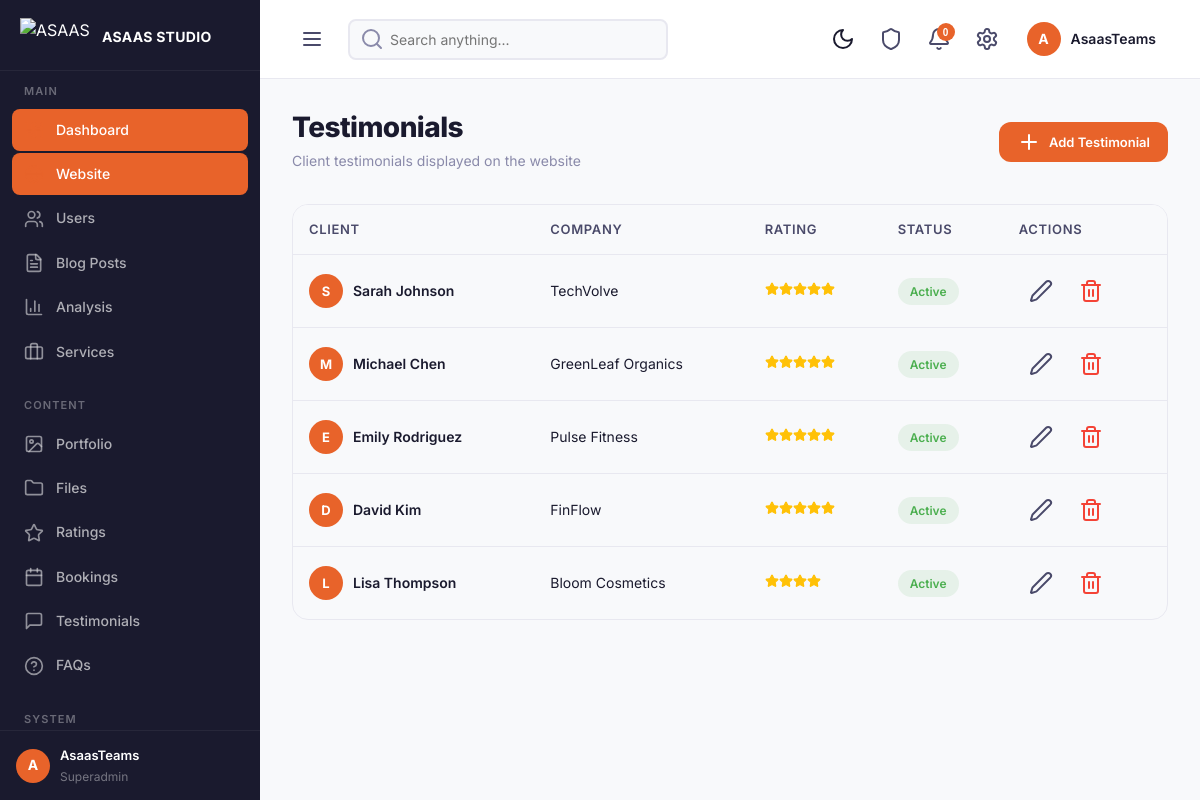
The app's page /admin/testimonials.php (signed in), older data.
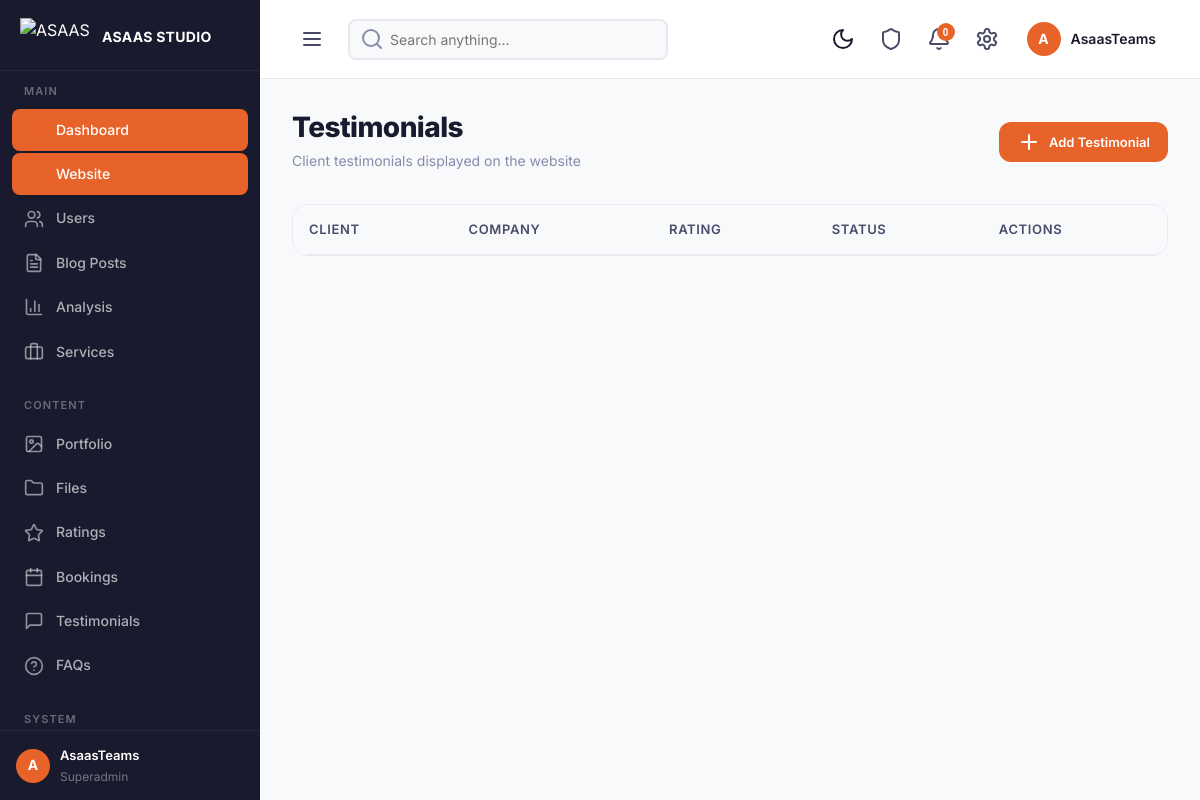
The same page, newer data.
### tables this page shows
CREATE TABLE testimonials (
    id INT PRIMARY KEY AUTO_INCREMENT,
    name VARCHAR(100) NOT NULL,
    position VARCHAR(100) DEFAULT NULL,
    company VARCHAR(255) DEFAULT NULL,
    avatar VARCHAR(500) DEFAULT NULL,
    content TEXT NOT NULL,
    rating TINYINT DEFAULT NULL,
    is_active TINYINT(1) DEFAULT 1,
    sort_order INT DEFAULT 0,
    created_at TIMESTAMP DEFAULT CURRENT_TIMESTAMP,
    updated_at TIMESTAMP DEFAULT CURRENT_TIMESTAMP ON UPDATE CURRENT_TIMESTAMP,
    INDEX idx_active (is_active)
);

### config/database.php (called while the page is built, shortened)
<?php
class Database
{
    private static $instance = null;
    private $pdo;
    private function __construct()
    {
        try {
            $dsn = "mysql:host=" . DB_HOST . ";dbname=" . DB_NAME . ";charset=" . DB_CHARSET;
            $options = [
                PDO::ATTR_ERRMODE => PDO::ERRMODE_EXCEPTION,
                PDO::ATTR_DEFAULT_FETCH_MODE => PDO::FETCH_ASSOC,
                PDO::ATTR_EMULATE_PREPARES => false,
                PDO::MYSQL_ATTR_INIT_COMMAND => "SET NAMES utf8mb4 COLLATE utf8mb4_unicode_ci; SET time_zone = '+01:00'"
            ];
            $this->pdo = new PDO($dsn, DB_USER, DB_PASS, $options);
        } catch (PDOException $e) {
            error_log("Database Connection Failed: " . $e->getMessage());
            die("Database connection failed. Please try again later.");
        }
    }
    public static function getInstance()
    {
        if (self::$instance === null) {
            self::$instance = new self();
        }
        return self::$instance;
    }
    public function getConnection()
    {
        return $this->pdo;
    }
}

### config/functions.php (called while the page is built, shortened)
<?php
require_once __DIR__ . '/../config/database.php';
function getCurrentUserName() {
    return $_SESSION['user_name'] ?? 'Guest';
}
function getCurrentUserRole() {
    return $_SESSION['user_role'] ?? '';
}
function getUnreadNotificationCount($userId) {
    $db = Database::getInstance()->getConnection();
    $stmt = $db->prepare("SELECT COUNT(*) FROM notifications WHERE user_id = ? AND is_read = 0");
    $stmt->execute([$userId]);
    return (int)$stmt->fetchColumn();
}

### admin/testimonials.php (the view, shortened to what this page needs)
<?php require_once __DIR__ . '/../config/functions.php'; startSession(); requireAdmin(); $pageTitle = 'Testimonials'; require __DIR__ . '/../includes/admin-header.php';
$db = Database::getInstance()->getConnection();
$testimonials = $db->query("SELECT * FROM testimonials ORDER BY sort_order ASC")->fetchAll();
?>
<div class="page-header fade-in-up">
    <div>
        <h1 class="page-title">Testimonials</h1>
        <p class="page-subtitle">Client testimonials displayed on the website</p>
    </div>
    <div class="page-actions">
        <button class="btn btn-primary btn-sm" data-modal="newTestimonialModal"><i data-lucide="plus" size="16"></i> Add Testimonial</button>
    </div>
</div>
<div class="table-container reveal">
    <table class="table">
        <thead><tr><th>Client</th><th>Company</th><th>Rating</th><th>Status</th><th>Actions</th></tr></thead>
        <tbody>
            <?php foreach ($testimonials as $t): ?>
                <tr>
                    <td>
                        <div style="display:flex;align-items:center;gap:10px">
                            <div style="width:34px;height:34px;border-radius:50%;background:var(--primary);display:flex;align-items:center;justify-content:center;color:white;font-weight:700;font-size:13px"><?= strtoupper($t['name'][0]) ?></div>
                            <span style="font-weight:600"><?= htmlspecialchars($t['name']) ?></span>
                        </div>
                    </td>
                    <td><?= htmlspecialchars($t['company'] ?? '-') ?></td>
                    <td><?php for ($i = 0; $i < ($t['rating'] ?? 5); $i++): ?><i data-lucide="star" width="14" height="14" fill="#FFC107" color="#FFC107" style="display:inline"></i><?php endfor; ?></td>
                    <td><span class="badge badge-<?= $t['is_active'] ? 'success' : 'error' ?>"><?= $t['is_active'] ? 'Active' : 'Hidden' ?></span></td>
                    <td>
                        <div style="display:flex;gap:6px">
                            <button class="btn btn-ghost btn-icon btn-sm"><i data-lucide="edit-2" size="14"></i></button>
                            <button class="btn btn-ghost btn-icon btn-sm" style="color:#F44336"><i data-lucide="trash-2" size="14"></i></button>
                        </div>
                    </td>
                </tr>
            <?php endforeach; ?>
        </tbody>
    </table>
</div>
</body></html>

### includes/admin-header.php (shortened to what this page needs)
<!DOCTYPE html>
<html lang="en">
<head>
    <link rel="stylesheet" href="<?= BASE_URL ?>assets/css/main.css">
    <link rel="stylesheet" href="<?= BASE_URL ?>assets/css/admin.css">
    <link rel="stylesheet" href="<?= BASE_URL ?>assets/css/animations.css">
</head>
<body>
<div class="admin-layout">
    <aside class="admin-sidebar" id="admin-sidebar">
        <div class="sidebar-header">
            <img src="<?= BASE_URL ?>uploads/logo2_blackbackground.png" alt="ASAAS" style="height:38px;width:auto">
            <span class="sidebar-brand" style="font-size:14px;letter-spacing:0.3px"><?= APP_NAME ?></span>
        </div>
        <?php
        $currentUrl = $_GET['url'] ?? '';
        function navActive($url) {
            global $currentUrl;
            return $currentUrl === $url ? 'active' : '';
        }
        ?>
        <nav class="sidebar-nav">
            <div class="sidebar-section">
                <div class="sidebar-section-title">Main</div>
                <a href="<?= BASE_URL ?>admin" class="sidebar-item <?= navActive('admin') ?>"><span class="sidebar-item-icon"><i data-lucide="layout-dashboard" size="18"></i></span><span class="sidebar-item-text">Dashboard</span></a>
                <a href="<?= BASE_URL ?>" target="_blank" class="sidebar-item"><span class="sidebar-item-icon"><i data-lucide="globe" size="18"></i></span><span class="sidebar-item-text">Website</span></a>
                <a href="<?= BASE_URL ?>admin-users" class="sidebar-item <?= navActive('admin-users') ?>"><span class="sidebar-item-icon"><i data-lucide="users" size="18"></i></span><span class="sidebar-item-text">Users</span></a>
                <a href="<?= BASE_URL ?>admin-posts" class="sidebar-item <?= navActive('admin-posts') ?>"><span class="sidebar-item-icon"><i data-lucide="file-text" size="18"></i></span><span class="sidebar-item-text">Blog Posts</span></a>
                <a href="<?= BASE_URL ?>admin-analysis" class="sidebar-item <?= navActive('admin-analysis') ?>"><span class="sidebar-item-icon"><i data-lucide="bar-chart-3" size="18"></i></span><span class="sidebar-item-text">Analysis</span></a>
                <a href="<?= BASE_URL ?>admin-services" class="sidebar-item <?= navActive('admin-services') ?>"><span class="sidebar-item-icon"><i data-lucide="briefcase" size="18"></i></span><span class="sidebar-item-text">Services</span></a>
            </div>
            <div class="sidebar-section">
                <div class="sidebar-section-title">Content</div>
                <a href="<?= BASE_URL ?>admin-portfolio" class="sidebar-item <?= navActive('admin-portfolio') ?>"><span class="sidebar-item-icon"><i data-lucide="image" size="18"></i></span><span class="sidebar-item-text">Portfolio</span></a>
                <a href="<?= BASE_URL ?>admin-files" class="sidebar-item <?= navActive('admin-files') || navActive('admin-media') ?>"><span class="sidebar-item-icon"><i data-lucide="folder" size="18"></i></span><span class="sidebar-item-text">Files</span></a>
                <a href="<?= BASE_URL ?>admin-ratings" class="sidebar-item <?= navActive('admin-ratings') ?>"><span class="sidebar-item-icon"><i data-lucide="star" size="18"></i></span><span class="sidebar-item-text">Ratings</span></a>
                <a href="<?= BASE_URL ?>admin-bookings" class="sidebar-item <?= navActive('admin-bookings') ?>"><span class="sidebar-item-icon"><i data-lucide="calendar" size="18"></i></span><span class="sidebar-item-text">Bookings</span></a>
                <a href="<?= BASE_URL ?>admin-testimonials" class="sidebar-item <?= navActive('admin-testimonials') ?>"><span class="sidebar-item-icon"><i data-lucide="message-square" size="18"></i></span><span class="sidebar-item-text">Testimonials</span></a>
                <a href="<?= BASE_URL ?>admin-faqs" class="sidebar-item <?= navActive('admin-faqs') ?>"><span class="sidebar-item-icon"><i data-lucide="help-circle" size="18"></i></span><span class="sidebar-item-text">FAQs</span></a>
            </div>
            <div class="sidebar-section">
                <div class="sidebar-section-title">System</div>
            </div>
        </nav>
        <?php
        $adminAvatarLetter = strtoupper(getCurrentUserName()[0]);
        try { $q = Database::getInstance()->getConnection()->prepare("SELECT avatar FROM users WHERE id=?"); $q->execute([getCurrentUserId()]); $adminAvatarPath = $q->fetchColumn(); } catch (Exception $e) { $adminAvatarPath = null; }
        ?>
        <div class="sidebar-footer">
            <div class="sidebar-user">
                <div class="sidebar-user-avatar" style="<?= $adminAvatarPath ? 'overflow:hidden;background:none' : '' ?>"><?php if ($adminAvatarPath): ?><img src="<?= BASE_URL . $adminAvatarPath ?>" alt="Avatar" style="width:100%;height:100%;object-fit:cover"><?php else: ?><?= $adminAvatarLetter ?><?php endif; ?></div>
                <div class="sidebar-user-info">
                    <div class="sidebar-user-name"><?= htmlspecialchars(getCurrentUserName()) ?></div>
                    <div class="sidebar-user-role"><?= ucfirst(getCurrentUserRole()) ?></div>
                </div>
            </div>
        </div>
    </aside>
    <main class="admin-main">
        <header class="admin-topbar">
            <div class="topbar-left">
                <button class="topbar-toggle" id="sidebar-toggle">
                    <i data-lucide="menu" size="20"></i>
                </button>
                <div class="topbar-search">
                    <i data-lucide="search" class="topbar-search-icon" size="16"></i>
                    <input type="text" placeholder="Search anything..." id="globalSearch">
                </div>
            </div>
            <div class="topbar-right">
                <button class="theme-toggle" id="theme-toggle" title="Toggle theme">
                    <i data-lucide="moon" size="18" class="theme-icon-moon"></i>
                </button>
                <div style="position:relative">
                    <a href="<?= BASE_URL ?>admin-logs" class="topbar-btn" style="text-decoration:none;position:relative">
                        <i data-lucide="shield" size="20"></i>
                    </a>
                </div>
                <div style="position:relative">
                    <button class="topbar-btn" data-dropdown="notifications-dropdown">
                        <i data-lucide="bell" size="20"></i>
                        <span class="topbar-badge" data-notif-badge><?= getUnreadNotificationCount(getCurrentUserId()) ?></span>
                    </button>
                </div>
                <div style="position:relative">
                    <button class="topbar-btn" data-dropdown="profile-dropdown">
                        <i data-lucide="settings" size="20"></i>
                    </button>
                </div>
                <div style="position:relative">
                    <div class="topbar-profile" data-dropdown="profile-dropdown">
                        <div class="topbar-profile-avatar"><?= strtoupper(getCurrentUserName()[0]) ?></div>
                        <span class="topbar-profile-name"><?= htmlspecialchars(getCurrentUserName()) ?></span>
                    </div>
                </div>
            </div>
        </header>
        <div class="admin-content">

### assets/css/main.css (style rules this page uses)
:root { --primary: #E8632A; --primary-dark: #d4551f; --primary-light: #f07840; --primary-alpha: rgba(232, 99, 42, 0.1); --primary-alpha-2: rgba(232, 99, 42, 0.2); --bg-white: #ffffff; --bg-light: #f8f9fb; --bg-gray: #f1f3f5; --bg-dark: #1a1a2e; --bg-darker: #0f0f1a; --text-primary: #1a1a2e; --text-secondary: #4a4a6a; --text-muted: #8a8aaa; --text-light: #b0b0c8; --text-white: #ffffff; --border: #e8e8f0; --border-dark: #d0d0e0; --shadow-sm: 0 2px 8px rgba(0,0,0,0.06); --shadow-md: 0 4px 20px rgba(0,0,0,0.08); --shadow-lg: 0 8px 40px rgba(0,0,0,0.12); --shadow-xl: 0 16px 60px rgba(0,0,0,0.15); --radius-sm: 8px; --radius-md: 12px; --radius-lg: 16px; --radius-xl: 24px; --font-family: 'Inter', -apple-system, BlinkMacSystemFont, sans-serif; --transition: 0.3s ease; --max-width: 1200px; --header-height: 80px; --sidebar-width: 260px; --sidebar-collapsed: 72px; }
*, *::before, *::after { margin: 0; padding: 0; box-sizing: border-box; }
html { scroll-behavior: smooth; -webkit-font-smoothing: antialiased; -moz-osx-font-smoothing: grayscale; }
body { font-family: var(--font-family); font-size: 16px; line-height: 1.6; color: var(--text-primary); background: var(--bg-white); overflow-x: hidden; }
img { max-width: 100%; height: auto; display: block; }
a { color: var(--primary); text-decoration: none; transition: color var(--transition); }
h1, h2, h3, h4, h5, h6 { font-weight: 700; line-height: 1.2; color: var(--text-primary); }
h1 { font-size: clamp(2.5rem, 5vw, 4.5rem); letter-spacing: -0.02em; }
p { color: var(--text-secondary); line-height: 1.7; }
.btn { display: inline-flex; align-items: center; gap: 8px; padding: 12px 28px; border: none; border-radius: var(--radius-md); font-family: var(--font-family); font-size: 15px; font-weight: 600; cursor: pointer; transition: all var(--transition); text-decoration: none; line-height: 1.4; position: relative; overflow: hidden; }
.btn-primary { background: var(--primary); color: white; }
.btn-sm { padding: 8px 18px; font-size: 13px; }
.table-container { overflow-x: auto; border-radius: var(--radius-lg); border: 1px solid var(--border); }
.table { width: 100%; border-collapse: collapse; }
.table th { background: var(--bg-light); padding: 14px 16px; text-align: left; font-size: 13px; font-weight: 600; color: var(--text-secondary); text-transform: uppercase; letter-spacing: 0.05em; border-bottom: 1px solid var(--border); }
.btn-ghost { background: transparent; color: var(--text-secondary); }
.btn-icon { width: 44px; height: 44px; padding: 0; display: flex; align-items: center; justify-content: center; border-radius: var(--radius-sm); }
.badge { display: inline-flex; align-items: center; padding: 4px 12px; border-radius: 50px; font-size: 12px; font-weight: 600; gap: 4px; }
.badge-success { background: rgba(76, 175, 80, 0.1); color: #4CAF50; }
.table td { padding: 14px 16px; font-size: 14px; color: var(--text-primary); border-bottom: 1px solid var(--border); }
.table tr:last-child td { border-bottom: none; }

### assets/css/animations.css (style rules this page uses)
.fade-in-up { opacity: 0; transform: translateY(40px); animation: fadeInUp 0.8s ease forwards; }
.btn { position: relative; overflow: hidden; transition: all 0.3s ease; }
.btn::after { content: ''; position: absolute; top: 50%; left: 50%; width: 0; height: 0; border-radius: 50%; background: rgba(255,255,255,0.2); transition: width 0.6s ease, height 0.6s ease, top 0.6s ease, left 0.6s ease; }
.sidebar-item { transition: all 0.3s ease; }
.sidebar-item.active { background: #E8632A; color: white; }
.reveal { opacity: 0; transform: translateY(40px); transition: opacity 0.8s ease, transform 0.8s ease; }
.reveal.visible { opacity: 1; transform: translateY(0); }

### includes/admin-header.php (style rules this page uses)
:root { --bg-dark: #1a1a2e; --bg-white: #ffffff; --bg-light: #f8f9fb; --bg-gray: #f0f1f5; --border: #e8e8f0; --border-dark: #d0d0e0; --text-primary: #1a1a2e; --text-secondary: #4a4a6a; --text-muted: #8a8aaa; --shadow-sm: 0 2px 8px rgba(0,0,0,0.06); --shadow-md: 0 4px 20px rgba(0,0,0,0.08); --shadow-lg: 0 8px 40px rgba(0,0,0,0.12); --transition: 0.3s ease; }
body { transition: background .3s ease, color .3s ease }
.theme-toggle { background:none; border:none; cursor:pointer; font:inherit; color:inherit; display:inline-flex; align-items:center; justify-content:center; padding:8px; border-radius:8px; transition:all .2s }

Row changes from the older to the newer data that the page shows:
removed testimonials: name "S", name "Sarah Johnson", company "TechVolve", rating 5 (drawn), is_active "Active"
removed testimonials: name "M", name "Michael Chen", company "GreenLeaf Organics", rating 5 (drawn), is_active "Active"
removed testimonials: name "E", name "Emily Rodriguez", company "Pulse Fitness", rating 5 (drawn), is_active "Active"
removed testimonials: name "D", name "David Kim", company "FinFlow", rating 5 (drawn), is_active "Active"
removed testimonials: name "L", name "Lisa Thompson", company "Bloom Cosmetics", rating 4 (drawn), is_active "Active"
